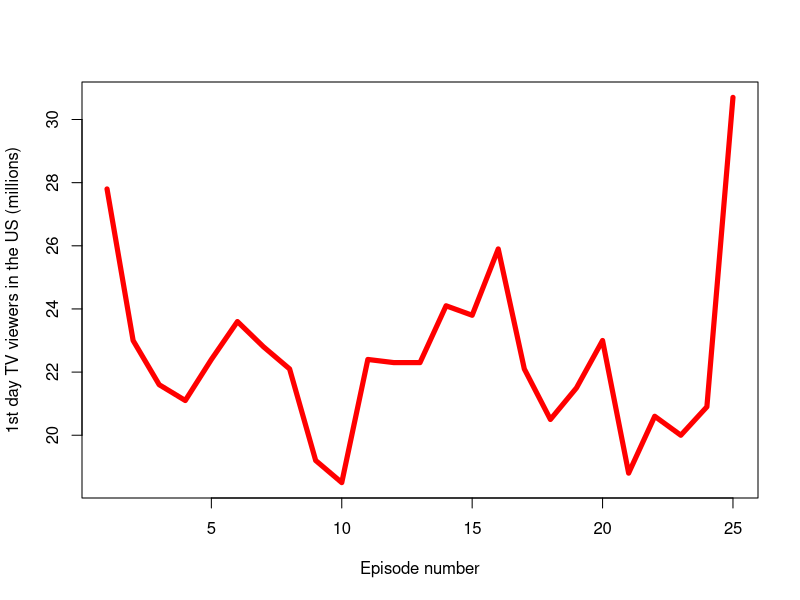

Reproduce this figure in R.
## ---- chunk 1
knitr::opts_chunk$set(echo = FALSE)
Sys.setenv(LANG = "en")
## ---- chunk 2
episode <- seq(1,25,1)
viewer <- c(27.8, 23, 21.6, 21.1, 22.4, 23.6, 22.8, 22.1, 19.2, 18.5, 22.4, 22.3, 22.3, 24.1, 23.8, 25.9, 22.1, 20.5, 21.5, 23,  18.8, 20.6, 20, 20.9, 30.7)

viewership <- data.frame(episode, viewer)
plot(viewership, type="l", col="red", lwd=5, xlab = "Episode number", ylab = "1st day TV viewers in the US (millions)")
